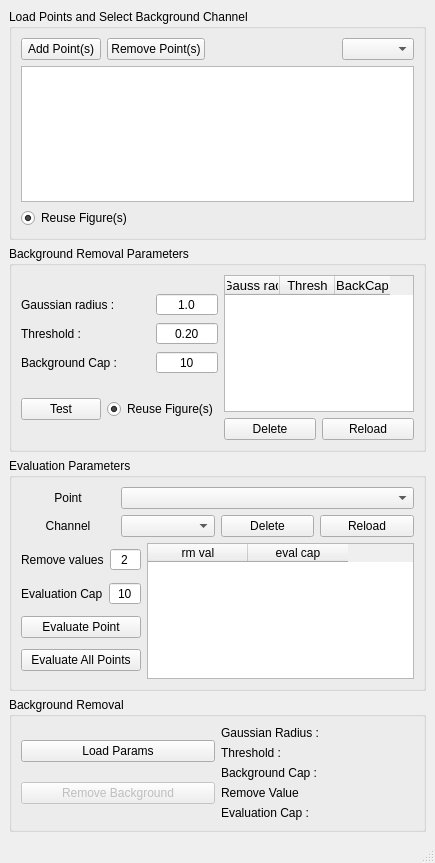
<?xml version="1.0" encoding="UTF-8"?>
<ui version="4.0">
 <class>MainWindow</class>
 <widget class="QMainWindow" name="MainWindow">
  <property name="geometry">
   <rect>
    <x>0</x>
    <y>0</y>
    <width>435</width>
    <height>863</height>
   </rect>
  </property>
  <property name="windowTitle">
   <string>MainWindow</string>
  </property>
  <widget class="QWidget" name="centralwidget">
   <layout class="QVBoxLayout" name="verticalLayout_7">
    <item>
     <widget class="QGroupBox" name="loadingGroup">
      <property name="title">
       <string>Load Points and Select Background Channel</string>
      </property>
      <layout class="QVBoxLayout" name="verticalLayout">
       <item>
        <layout class="QHBoxLayout" name="horizontalLayout">
         <item>
          <widget class="QPushButton" name="loadingAddButton">
           <property name="text">
            <string>Add Point(s)</string>
           </property>
          </widget>
         </item>
         <item>
          <widget class="QPushButton" name="loadingRemoveButton">
           <property name="text">
            <string>Remove Point(s)</string>
           </property>
          </widget>
         </item>
         <item>
          <spacer name="horizontalSpacer">
           <property name="orientation">
            <enum>Qt::Horizontal</enum>
           </property>
           <property name="sizeHint" stdset="0">
            <size>
             <width>28</width>
             <height>20</height>
            </size>
           </property>
          </spacer>
         </item>
         <item>
          <widget class="QComboBox" name="loadingChannelSelect"/>
         </item>
        </layout>
       </item>
       <item>
        <widget class="QListWidget" name="loadingPointsList"/>
       </item>
       <item>
        <widget class="QRadioButton" name="loadingReuseButton">
         <property name="layoutDirection">
          <enum>Qt::LeftToRight</enum>
         </property>
         <property name="text">
          <string>Reuse Figure(s)</string>
         </property>
         <property name="checked">
          <bool>true</bool>
         </property>
        </widget>
       </item>
      </layout>
     </widget>
    </item>
    <item>
     <widget class="QGroupBox" name="rparamsGroup">
      <property name="title">
       <string>Background Removal Parameters</string>
      </property>
      <layout class="QHBoxLayout" name="horizontalLayout_3">
       <item>
        <layout class="QVBoxLayout" name="verticalLayout_3">
         <item>
          <layout class="QGridLayout" name="gridLayout">
           <item row="1" column="2">
            <widget class="QDoubleSpinBox" name="rparamsThreshBox">
             <property name="frame">
              <bool>true</bool>
             </property>
             <property name="alignment">
              <set>Qt::AlignCenter</set>
             </property>
             <property name="buttonSymbols">
              <enum>QAbstractSpinBox::NoButtons</enum>
             </property>
             <property name="decimals">
              <number>2</number>
             </property>
             <property name="value">
              <double>0.200000000000000</double>
             </property>
            </widget>
           </item>
           <item row="0" column="0" colspan="2">
            <widget class="QLabel" name="label">
             <property name="text">
              <string>Gaussian radius :</string>
             </property>
            </widget>
           </item>
           <item row="2" column="2">
            <widget class="QDoubleSpinBox" name="rparamsBackCapBox">
             <property name="frame">
              <bool>true</bool>
             </property>
             <property name="alignment">
              <set>Qt::AlignCenter</set>
             </property>
             <property name="buttonSymbols">
              <enum>QAbstractSpinBox::NoButtons</enum>
             </property>
             <property name="decimals">
              <number>0</number>
             </property>
             <property name="value">
              <double>10.000000000000000</double>
             </property>
            </widget>
           </item>
           <item row="2" column="0" colspan="2">
            <widget class="QLabel" name="label_3">
             <property name="text">
              <string>Background Cap :</string>
             </property>
            </widget>
           </item>
           <item row="1" column="0">
            <widget class="QLabel" name="label_2">
             <property name="text">
              <string>Threshold :</string>
             </property>
            </widget>
           </item>
           <item row="0" column="2">
            <widget class="QDoubleSpinBox" name="rparamsGausRadiusBox">
             <property name="frame">
              <bool>true</bool>
             </property>
             <property name="alignment">
              <set>Qt::AlignCenter</set>
             </property>
             <property name="buttonSymbols">
              <enum>QAbstractSpinBox::NoButtons</enum>
             </property>
             <property name="decimals">
              <number>1</number>
             </property>
             <property name="value">
              <double>1.000000000000000</double>
             </property>
            </widget>
           </item>
          </layout>
         </item>
         <item>
          <layout class="QHBoxLayout" name="horizontalLayout_8">
           <item>
            <widget class="QPushButton" name="rparamsTestButton">
             <property name="sizePolicy">
              <sizepolicy hsizetype="Fixed" vsizetype="Fixed">
               <horstretch>0</horstretch>
               <verstretch>0</verstretch>
              </sizepolicy>
             </property>
             <property name="text">
              <string>Test</string>
             </property>
            </widget>
           </item>
           <item>
            <widget class="QRadioButton" name="rparamsReuseButton">
             <property name="text">
              <string>Reuse Figure(s)</string>
             </property>
             <property name="checked">
              <bool>true</bool>
             </property>
            </widget>
           </item>
          </layout>
         </item>
        </layout>
       </item>
       <item>
        <layout class="QVBoxLayout" name="verticalLayout_2">
         <item>
          <widget class="QTableWidget" name="rparamsTable">
           <property name="font">
            <font>
             <pointsize>10</pointsize>
            </font>
           </property>
           <property name="editTriggers">
            <set>QAbstractItemView::NoEditTriggers</set>
           </property>
           <property name="columnCount">
            <number>3</number>
           </property>
           <attribute name="horizontalHeaderVisible">
            <bool>true</bool>
           </attribute>
           <attribute name="horizontalHeaderDefaultSectionSize">
            <number>55</number>
           </attribute>
           <attribute name="verticalHeaderVisible">
            <bool>false</bool>
           </attribute>
           <column>
            <property name="text">
             <string>Gauss rad</string>
            </property>
           </column>
           <column>
            <property name="text">
             <string>Thresh</string>
            </property>
           </column>
           <column>
            <property name="text">
             <string>BackCap</string>
            </property>
           </column>
          </widget>
         </item>
         <item>
          <layout class="QHBoxLayout" name="horizontalLayout_2">
           <item>
            <widget class="QPushButton" name="rparamsDeleteButton">
             <property name="text">
              <string>Delete</string>
             </property>
            </widget>
           </item>
           <item>
            <widget class="QPushButton" name="rparamsReloadButton">
             <property name="text">
              <string>Reload</string>
             </property>
            </widget>
           </item>
          </layout>
         </item>
        </layout>
       </item>
      </layout>
     </widget>
    </item>
    <item>
     <widget class="QGroupBox" name="eparamsGroup">
      <property name="title">
       <string>Evaluation Parameters</string>
      </property>
      <layout class="QVBoxLayout" name="verticalLayout_5">
       <item>
        <layout class="QGridLayout" name="gridLayout_2">
         <item row="1" column="2">
          <widget class="QPushButton" name="eparamsDeleteButton">
           <property name="text">
            <string>Delete</string>
           </property>
          </widget>
         </item>
         <item row="1" column="3">
          <widget class="QPushButton" name="eparamsReloadButton">
           <property name="text">
            <string>Reload</string>
           </property>
          </widget>
         </item>
         <item row="1" column="1">
          <widget class="QComboBox" name="eparamsChannelSelect"/>
         </item>
         <item row="0" column="0">
          <widget class="QLabel" name="label_4">
           <property name="text">
            <string>Point</string>
           </property>
           <property name="alignment">
            <set>Qt::AlignCenter</set>
           </property>
          </widget>
         </item>
         <item row="1" column="0">
          <widget class="QLabel" name="label_5">
           <property name="text">
            <string>Channel</string>
           </property>
           <property name="alignment">
            <set>Qt::AlignCenter</set>
           </property>
          </widget>
         </item>
         <item row="0" column="1" colspan="3">
          <widget class="QComboBox" name="eparamsPointSelect"/>
         </item>
        </layout>
       </item>
       <item>
        <layout class="QHBoxLayout" name="horizontalLayout_6">
         <item>
          <layout class="QVBoxLayout" name="verticalLayout_4">
           <item>
            <layout class="QHBoxLayout" name="horizontalLayout_4">
             <item>
              <widget class="QLabel" name="label_6">
               <property name="text">
                <string>Remove values</string>
               </property>
              </widget>
             </item>
             <item>
              <widget class="QDoubleSpinBox" name="eparamsRemoveBox">
               <property name="alignment">
                <set>Qt::AlignCenter</set>
               </property>
               <property name="buttonSymbols">
                <enum>QAbstractSpinBox::NoButtons</enum>
               </property>
               <property name="decimals">
                <number>0</number>
               </property>
               <property name="value">
                <double>2.000000000000000</double>
               </property>
              </widget>
             </item>
            </layout>
           </item>
           <item>
            <layout class="QHBoxLayout" name="horizontalLayout_5">
             <item>
              <widget class="QLabel" name="label_7">
               <property name="text">
                <string>Evaluation Cap</string>
               </property>
              </widget>
             </item>
             <item>
              <widget class="QDoubleSpinBox" name="eparamsEvalCapBox">
               <property name="alignment">
                <set>Qt::AlignCenter</set>
               </property>
               <property name="buttonSymbols">
                <enum>QAbstractSpinBox::NoButtons</enum>
               </property>
               <property name="decimals">
                <number>0</number>
               </property>
               <property name="value">
                <double>10.000000000000000</double>
               </property>
              </widget>
             </item>
            </layout>
           </item>
           <item>
            <widget class="QPushButton" name="eparamsEvalButton">
             <property name="text">
              <string>Evaluate Point</string>
             </property>
            </widget>
           </item>
           <item>
            <widget class="QPushButton" name="eparamsEvalAllButton">
             <property name="text">
              <string>Evaluate All Points</string>
             </property>
            </widget>
           </item>
          </layout>
         </item>
         <item>
          <widget class="QTableWidget" name="eparamsTable">
           <property name="columnCount">
            <number>2</number>
           </property>
           <attribute name="verticalHeaderVisible">
            <bool>false</bool>
           </attribute>
           <column>
            <property name="text">
             <string>rm val</string>
            </property>
           </column>
           <column>
            <property name="text">
             <string>eval cap</string>
            </property>
           </column>
          </widget>
         </item>
        </layout>
       </item>
      </layout>
     </widget>
    </item>
    <item>
     <widget class="QGroupBox" name="runGroup">
      <property name="title">
       <string>Background Removal</string>
      </property>
      <layout class="QHBoxLayout" name="horizontalLayout_7">
       <item>
        <layout class="QVBoxLayout" name="verticalLayout_6">
         <item>
          <widget class="QPushButton" name="runLoadButton">
           <property name="text">
            <string>Load Params</string>
           </property>
           <property name="autoDefault">
            <bool>false</bool>
           </property>
           <property name="default">
            <bool>false</bool>
           </property>
           <property name="flat">
            <bool>false</bool>
           </property>
          </widget>
         </item>
         <item>
          <widget class="QPushButton" name="runBackgroundButton">
           <property name="enabled">
            <bool>false</bool>
           </property>
           <property name="text">
            <string>Remove Background</string>
           </property>
           <property name="checkable">
            <bool>false</bool>
           </property>
           <property name="autoDefault">
            <bool>false</bool>
           </property>
           <property name="default">
            <bool>false</bool>
           </property>
           <property name="flat">
            <bool>false</bool>
           </property>
          </widget>
         </item>
        </layout>
       </item>
       <item>
        <layout class="QGridLayout" name="gridLayout_3">
         <item row="0" column="0">
          <widget class="QLabel" name="label_8">
           <property name="text">
            <string>Gaussian Radius : </string>
           </property>
           <property name="alignment">
            <set>Qt::AlignLeading|Qt::AlignLeft|Qt::AlignVCenter</set>
           </property>
          </widget>
         </item>
         <item row="0" column="1">
          <widget class="QLabel" name="runGausRadiusVal">
           <property name="font">
            <font>
             <italic>false</italic>
             <underline>false</underline>
            </font>
           </property>
           <property name="autoFillBackground">
            <bool>false</bool>
           </property>
           <property name="styleSheet">
            <string notr="true">color: rgb(13, 114, 255);</string>
           </property>
           <property name="text">
            <string/>
           </property>
          </widget>
         </item>
         <item row="1" column="0">
          <widget class="QLabel" name="label_10">
           <property name="text">
            <string>Threshold :</string>
           </property>
           <property name="alignment">
            <set>Qt::AlignLeading|Qt::AlignLeft|Qt::AlignVCenter</set>
           </property>
          </widget>
         </item>
         <item row="1" column="1">
          <widget class="QLabel" name="runThreshVal">
           <property name="font">
            <font>
             <italic>false</italic>
             <underline>false</underline>
            </font>
           </property>
           <property name="autoFillBackground">
            <bool>false</bool>
           </property>
           <property name="styleSheet">
            <string notr="true">color: rgb(13, 114, 255);</string>
           </property>
           <property name="text">
            <string/>
           </property>
          </widget>
         </item>
         <item row="2" column="0">
          <widget class="QLabel" name="label_12">
           <property name="text">
            <string>Background Cap :</string>
           </property>
           <property name="alignment">
            <set>Qt::AlignLeading|Qt::AlignLeft|Qt::AlignVCenter</set>
           </property>
          </widget>
         </item>
         <item row="2" column="1">
          <widget class="QLabel" name="runBackCapVal">
           <property name="font">
            <font>
             <italic>false</italic>
             <underline>false</underline>
            </font>
           </property>
           <property name="autoFillBackground">
            <bool>false</bool>
           </property>
           <property name="styleSheet">
            <string notr="true">color: rgb(13, 114, 255);</string>
           </property>
           <property name="text">
            <string/>
           </property>
          </widget>
         </item>
         <item row="4" column="0">
          <widget class="QLabel" name="label_14">
           <property name="text">
            <string>Evaluation Cap :</string>
           </property>
           <property name="alignment">
            <set>Qt::AlignLeading|Qt::AlignLeft|Qt::AlignVCenter</set>
           </property>
          </widget>
         </item>
         <item row="3" column="1">
          <widget class="QLabel" name="runRemoveVal">
           <property name="font">
            <font>
             <italic>false</italic>
             <underline>false</underline>
            </font>
           </property>
           <property name="autoFillBackground">
            <bool>false</bool>
           </property>
           <property name="styleSheet">
            <string notr="true">color: rgb(13, 114, 255);</string>
           </property>
           <property name="text">
            <string/>
           </property>
          </widget>
         </item>
         <item row="3" column="0">
          <widget class="QLabel" name="label_9">
           <property name="text">
            <string>Remove Value</string>
           </property>
          </widget>
         </item>
         <item row="4" column="1">
          <widget class="QLabel" name="runEvalCapVal">
           <property name="styleSheet">
            <string notr="true">color: rgb(13, 114, 255);</string>
           </property>
           <property name="text">
            <string/>
           </property>
          </widget>
         </item>
        </layout>
       </item>
      </layout>
     </widget>
    </item>
   </layout>
  </widget>
  <widget class="QMenuBar" name="menubar">
   <property name="geometry">
    <rect>
     <x>0</x>
     <y>0</y>
     <width>435</width>
     <height>22</height>
    </rect>
   </property>
  </widget>
  <widget class="QStatusBar" name="statusbar"/>
 </widget>
 <resources/>
 <connections/>
</ui>
